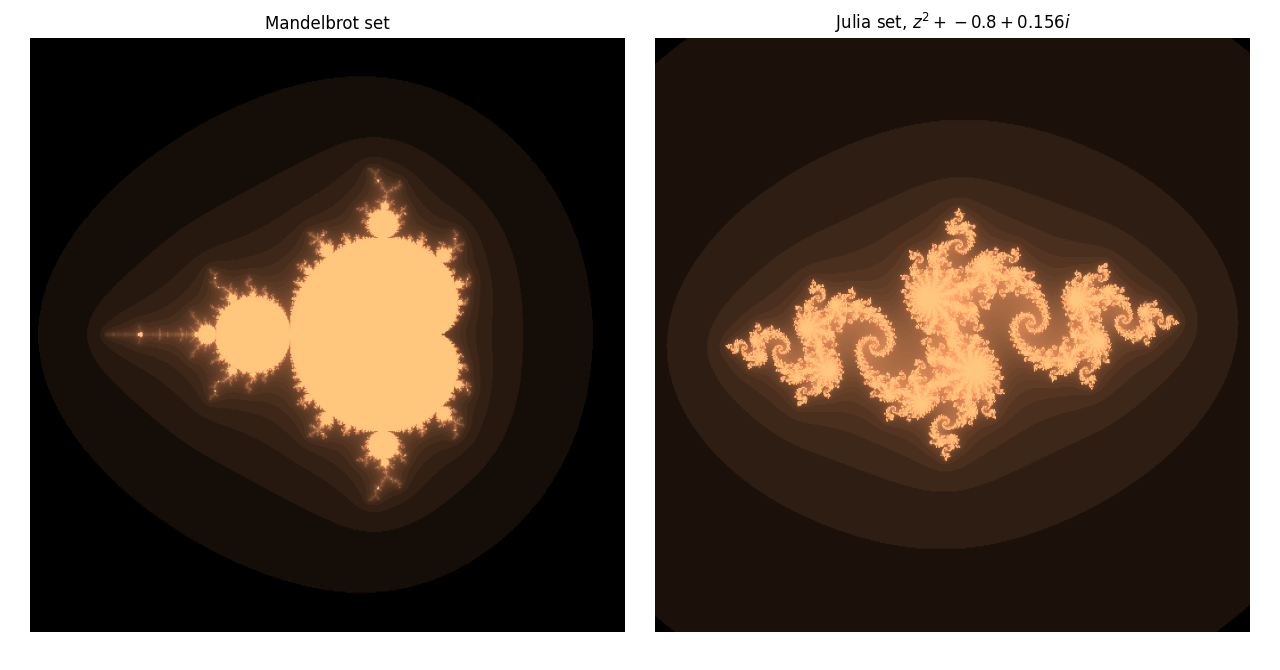

Source code (Python):
import matplotlib.pyplot as plt
import numpy as np
import cmath

def mandelbrot(z, iters=500):
    f = lambda w, c: w**2 + c

    k = f(0,z)
    id = np.where(True, 0, k)
    for i in range(iters):
        k = f(k, z)
        q = np.abs(k)
        id = np.where(q > 10000, i, id)
        k = np.where(q > 10000, cmath.nan, k)
    id = np.where(id==0, np.max(id), id)
    return np.float64(abs(id))

def julia(z, c, iters=500):
    f = lambda w, c1: w**2 + c1
    k = f(z,c)
    id = np.where(True, 0, k)
    for i in range(iters):
        k = f(k, c)
        q = np.abs(k)
        id = np.where(q > 10e6, i, id)
        k = np.where(q > 10e6, cmath.nan, k)
    id = np.where(id==0, np.max(id), id)
    return abs(id)


prec = 3000

fig = plt.figure()
ax1 = fig.add_subplot(121)
ax2 = fig.add_subplot(122)

# mandelbrot
x_lims_m, y_lims_m = (-2.5, 1.5), (-2, 2)
x_m = np.linspace(x_lims_m[0], x_lims_m[1], round(prec/3))
y_m = np.linspace(y_lims_m[0], y_lims_m[1], round(prec/4))
xx_m, yy_m = np.meshgrid(x_m, y_m)
zz_m = xx_m + yy_m * 1j
zz_m_final = mandelbrot(zz_m, 200)

h_ax1 = ax1.imshow(zz_m_final,
                   cmap='copper',
                   extent=[x_lims_m[0], x_lims_m[1], y_lims_m[0], y_lims_m[1]],
                   norm='log')
ax1.axis('off')
ax1.set_title('Mandelbrot set')

# julia
c = -0.8 + 0.156j
x_lims_j, y_lims_j = (-2, 2), (-2, 2)
x_j = np.linspace(x_lims_j[0], x_lims_j[1], round(prec/4))
y_j = np.linspace(y_lims_j[0], y_lims_j[1], round(prec/4))
xx_j, yy_j = np.meshgrid(x_j, y_j)
zz_j = xx_j + yy_j * 1j
zz_j_final = julia(zz_j, c, 200)

h_ax2 = ax2.imshow(zz_j_final,
                   cmap='copper',
                   extent=[x_lims_j[0], x_lims_j[1], y_lims_j[0], y_lims_j[1]],
                   norm='log')
ax2.axis('off')
ax2.set_title(f'Julia set, $z^2 + {c.real} + {c.imag}i$')


plt.tight_layout()
plt.show()
